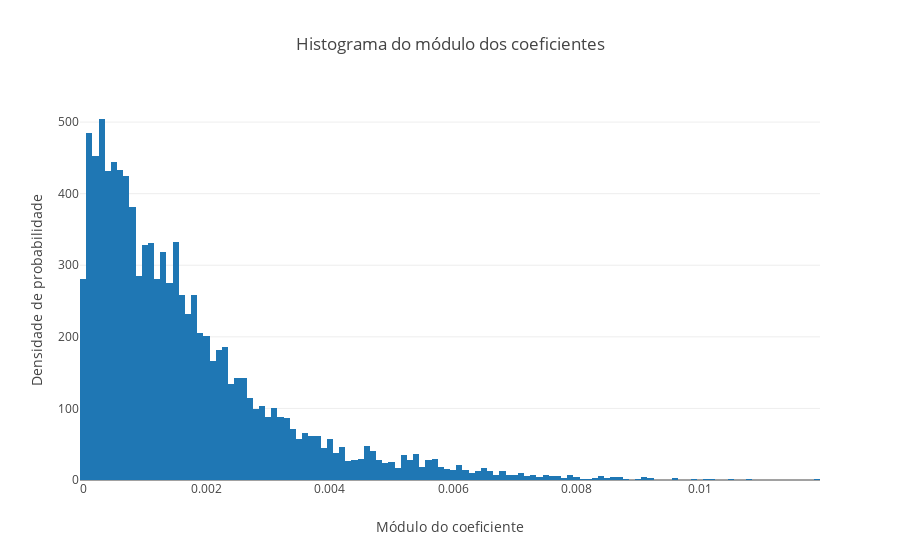
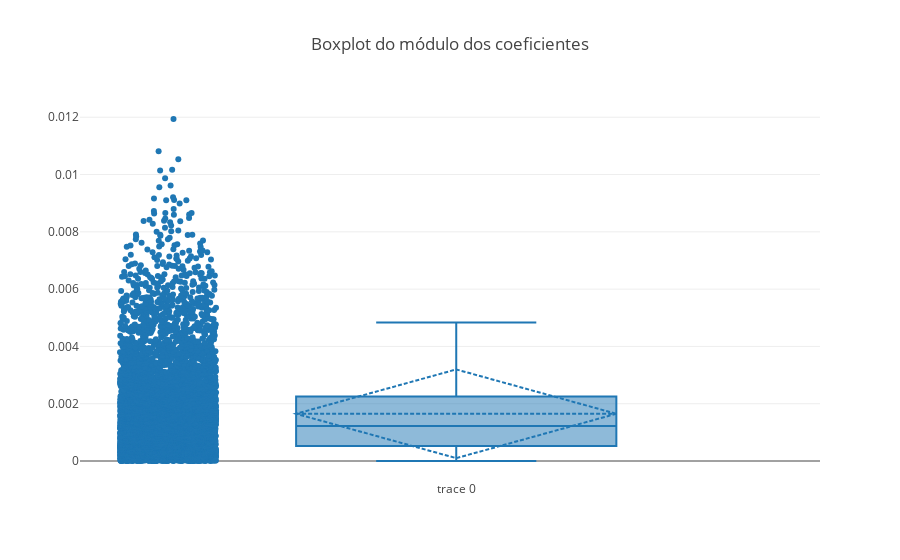

Write notebook code for charts like these, in order.
### Markdown cell above
Refazendo a análise dos módulos dos pesos para o conjunto de dados restantes:

### Code cell
reg.fit(X_v4.values, Y.values)
w_abs = abs(reg.coef_[0]) # módulo dos coeficientes da regressão
plotHistogram(w_abs)
plotBoxplot(w_abs)

### Figure 1 — Plotly figure (JSON) as saved in the notebook; plotly's stock layout.template omitted (floating-point values rounded to 4 significant figures; data arrays with more than 128 entries replaced by an {"elided": "..."} marker saying what was removed)
{"data": [{"histnorm": "probability density", "type": "histogram", "uid": "ed4ba67e-a1e3-11e8-84a2-d05349f0ce53", "x": {"elided": "7000 float values"}}], "layout": {"title": "Histograma do módulo dos coeficientes", "xaxis": {"title": "Módulo do coeficiente"}, "yaxis": {"title": "Densidade de probabilidade"}}}

### Figure 2 — Plotly figure (JSON) as saved in the notebook; plotly's stock layout.template omitted (floating-point values rounded to 4 significant figures; data arrays with more than 128 entries replaced by an {"elided": "..."} marker saying what was removed)
{"data": [{"boxmean": "sd", "boxpoints": "all", "jitter": 0.3, "pointpos": -1.8, "type": "box", "uid": "ed4ba67f-a1e3-11e8-84a2-d05349f0ce53", "y": {"elided": "7000 float values"}}], "layout": {"title": "Boxplot do módulo dos coeficientes"}}
